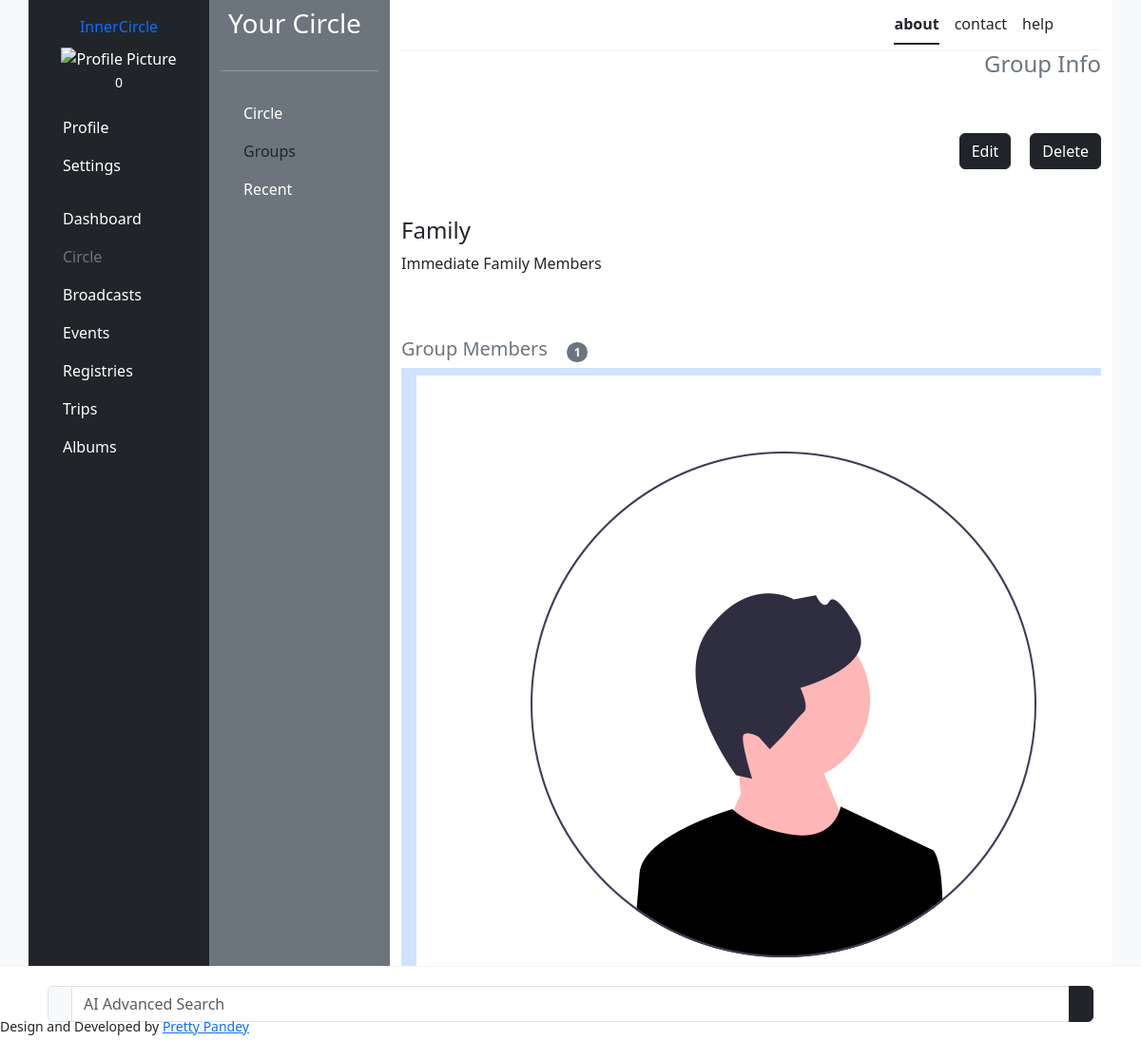
/group_detail/1/ (signed in), run on an earlier commit of the app's database.
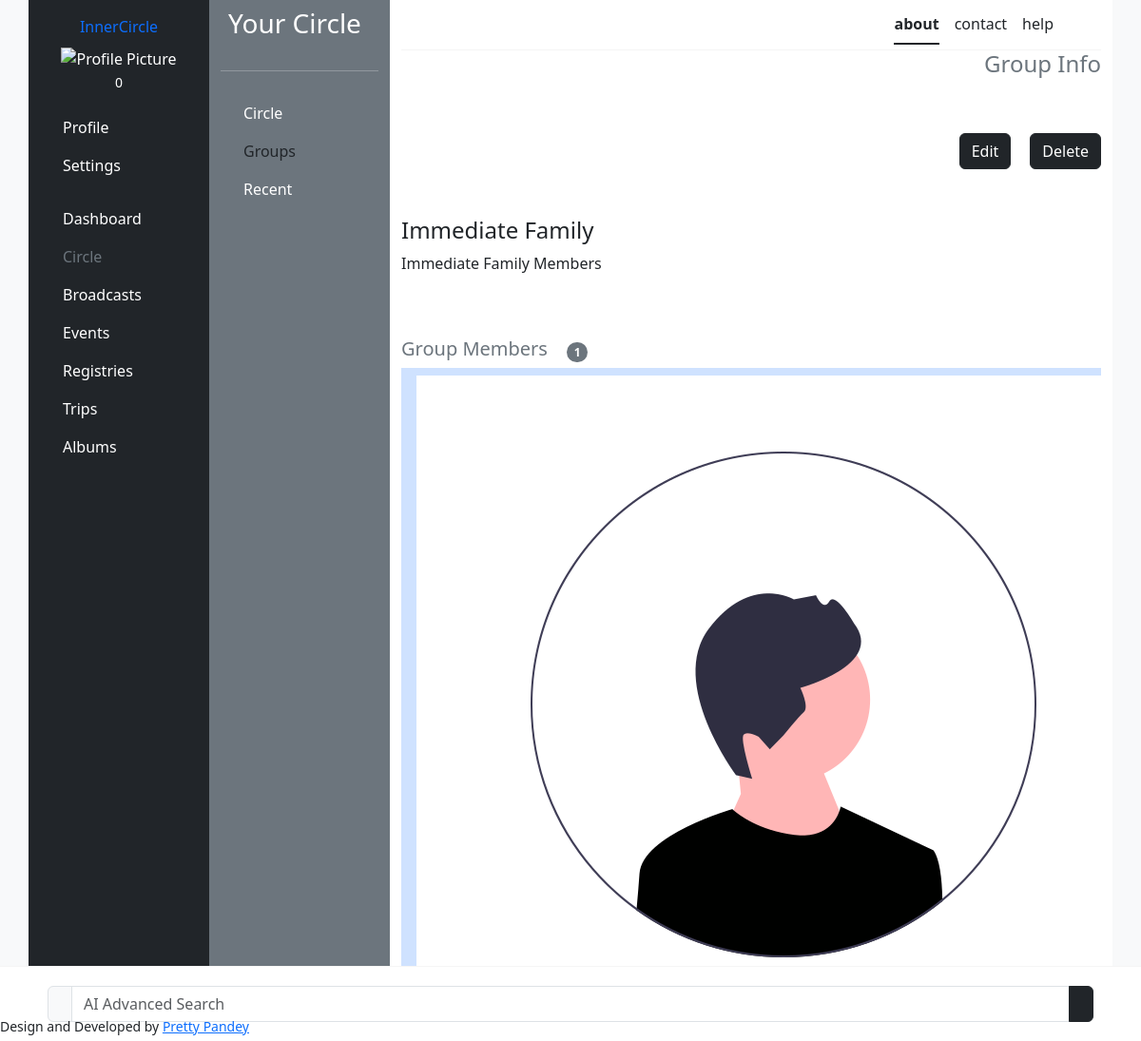
And on a later commit of the database.
### circle/models.py (models this page shows, shortened)
class Group(models.Model):
    user = models.ForeignKey(User, on_delete=models.CASCADE, related_name='member_groups')
    group_name = models.CharField(max_length=255)
    description = models.TextField()
    created = models.DateTimeField(auto_now_add=True)
    members = models.ManyToManyField('Member')
    class Meta:
        ordering = ['-group_name']

class Member(models.Model):
    user = models.ForeignKey(User, on_delete=models.CASCADE, related_name='circle_members')
    created = models.DateTimeField(auto_now_add=True)
    updated = models.DateTimeField(auto_now=True)
    name = models.CharField(max_length=255)
    email = models.EmailField()
    image = models.ImageField(upload_to='member_images/', default='')
    relationship = models.CharField(max_length=255)
    date_of_birth = models.DateField(null=True, blank=True)
    class Meta:
        ordering = ['-name']

### circle/views.py (the view)
# urls.py: path('group_detail/<str:group_id>/', views.group_detail, name='group_detail'),
@login_required(login_url='signIn')
def group_detail(request, group_id):
    template = 'circle/group_detail.html'
    group = Group.objects.get(pk=group_id)
    members = group.members.all()
    context = {
        'group': group,
        'members': members,
    }
    return render(request, template, context)

### users/templatetags/cache_bust.py (called while the page is built)
@register.simple_tag(name='cache_bust')
def cache_bust():
    if settings.DEBUG:
        version = uuid.uuid1()
    else:
        version = os.environ.get('PROJECT_VERSION')
        if version is None:
            version = '1'
    return '__v__={version}'.format(version=version)

### templates/circle/group_detail.html (shortened to what this page needs)
{% extends 'base.html' %}
{% load cache_bust %}
{% load static %}
{% load bootstrap_icons %}
{% block css %}<link rel="stylesheet" href="{% static 'scss/circle.scss' %}?{% cache_bust %}">{% endblock %}
{% block content %}
<section class="d-flex flex-column justify-content-between" style="gap: 50px">
    <div class="d-flex justify-content-between align-items-center" >
        <h4 class="text-secondary text-end">Group Info</h4>
    </div>
    <div class="d-flex justify-content-end" style="gap: 20px;">
        <a class="btn btn-dark" href="{% url 'edit_group' group.id %}">{% bs_icon 'pen-fill' %} Edit</a>
        <a class="btn btn-dark" href="{% url 'delete_group' group.id %}">{% bs_icon 'trash3-fill' %} Delete</a>
    </div>
    <div>
        <h4>{{ group.group_name }}</h4>
        <p>{{ group.description }}</p>
    </div>
    {% if group.members %}
    <div class="list-group list-group-flush">
        <div class="d-flex align-items-center" style="gap:20px">
            <h5 class="text-secondary">Group Members</h5>
            <span class="badge bg-secondary rounded-pill">{% bs_icon 'person' %}{{ group.members.count }}</span>
        </div>
            {% for member in group.members.all %}
            <a  href="{% url 'member_detail' member.id %}" class="list-group-item list-group-action d-flex justify-content-between align-items-center list-group-item-primary">
                <div class="d-flex" style="gap: 20px">
                    <img class="member-img-sm" src="{{ member.image.url }}" alt="Member Image">
                </div>
            </a>
            {% endfor %}
    </div>
    {% else %}
        <p class="text-secodary text-center">You have no circle members. <a href="{% url 'create_member' %}">Add people to your circle</a></p>
    {% endif %}
</section>
{% endblock %}

### templates/base.html (shortened to what this page needs)
{% load cache_bust %}
{% load static %}
{% load bootstrap5 %}
{% bootstrap_css %}
{% load bootstrap_icons %}
<!DOCTYPE html>
<html lang="en">
<head>
    <link rel="stylesheet" href="{% static 'bootstrap_icons/css/bootstrap_icons.css' %}">
    <link rel="stylesheet" href="{% static 'scss/main.scss' %}?{% cache_bust %}">
    <link rel="stylesheet" href="{% static 'scss/nav.scss' %}?{% cache_bust %}">
    <link rel="stylesheet" href="{% static 'scss/page-nav.scss' %}?{% cache_bust %}">
    {% block css %}{% endblock %}
</head>
<body class="bg-light">
    <div class="wrapper">
        {% with request.resolver_match.url_name as url_name %}
            {% if not url_name == 'signUp' and not url_name == 'signIn' %}
            <div class="container">
                <div class="row">
                    <div class="col bg-dark text-white main-nav">
                        {% include 'components/nav.html' %}
                    </div>
                    <div class="col bg-secondary text-white">
                        {% include 'components/page-nav.html' %}
                    </div>
                    <div class="col-8 bg-white page">
                        {% include 'components/page-footer.html' %}
                        <div class="page-content overflow-scroll">
                            {% block content %}
                            {% endblock %}
                        </div>
                        {% include 'components/search-bar.html' %}
                    </div>
                </div>
            </div>
            {% else %}
            {% block auth_content %}
                {% endblock %}
            {% endif %}
        {% endwith %}
    </div>
    {% include 'components/footer.html' %}
</body>
</html>

### templates/components/nav.html
{% load static %}
{% load bootstrap_icons %}
<div class="d-flex flex-column justify-content-between">
    <ul class="p-2 nav flex-column text-center">
        <li class="nav-item navbar-brand">
            <a href="{% url 'home' %}" class="nav-link">InnerCircle</a>
        </li>
        <li class="nav-item"><img src="{% static 'img/pic_female.png' %}" alt="Profile Picture"></li>
        <li class="nav-item"><small>{% bs_icon 'people-fill' %} 0</small></li>
    </ul>
    {% with request.resolver_match.url_name as url_name %}
    <ul class="p-2 nav flex-column">
        <li class="nav-item">
            <a href="{% url 'profile' pk=user %}" class="nav-link {% if url_name == 'profile' %}text-secondary{% else %}text-white{% endif %}">
                {% bs_icon 'person' %} Profile
            </a>
        </li>
        <li class="nav-item">
            <a href="{% url 'settings' %}" class="nav-link {% if url_name == 'settings' %}text-secondary{% else %}text-white{% endif %}">
                {% bs_icon 'gear' %} Settings
            </a>
        </li>
    </ul>
    <ul class="p-2 nav flex-column">
        <li class="nav-item">
            <a href="{% url 'home' %}"
            class="nav-link {% if url_name == 'home' %}text-secondary{% else %}text-white{% endif %}">
                {% bs_icon 'layout-wtf' %} Dashboard
            </a>
        </li>
        <li class="nav-item">
            <a href="{% url 'member_list' %}"
            class="nav-link {% if url_name == 'member_list' or url_name == 'member_detail' or url_name == 'create_member' or url_name == 'edit_member' or url_name == 'delete_member' or url_name == 'group_list' or url_name == 'group_detail' or url_name == 'create_group' or url_name == 'edit_group' or url_name == 'delete_group' %}
            text-secondary{% else %}text-white{% endif %}">
                {% bs_icon 'people' %} Circle
            </a>
        </li>
        <li class="nav-item">
            <a href="{% url 'settings' %}" class="nav-link {% if url_name == 'settings' %}text-secondary{% else %}text-white{% endif %}">
                {% bs_icon 'megaphone' %} Broadcasts
            </a>
        </li>
        <li class="nav-item">
            <a href="{% url 'event_list' %}" class="nav-link {% if url_name == 'event_list' or url_name == 'event_detail' or url_name == 'create_event' or url_name == 'update_event' or url_name == 'delete_event' %}text-secondary{% else %}text-white{% endif %}">
                {% bs_icon 'calendar-event' %} Events
            </a>
        </li>
        <li class="nav-item">
            <a href="{% url 'settings' %}" class="nav-link {% if url_name == 'settings' %}text-secondary{% else %}text-white{% endif %}">
                {% bs_icon 'card-list' %} Registries
            </a>
        </li>
        <li class="nav-item">
            <a href="{% url 'settings' %}" class="nav-link {% if url_name == 'settings' %}text-secondary{% else %}text-white{% endif %}">
                {% bs_icon 'airplane' %} Trips
            </a>
        </li>
        <li class="nav-item">
            <a href="{% url 'settings' %}" class="nav-link {% if url_name == 'settings' %}text-secondary{% else %}text-white{% endif %}">
                {% bs_icon 'collection' %} Albums
            </a>
        </li>
    </ul>
    {% endwith %}
</div>

### templates/components/page-nav.html (shortened to what this page needs)
{% load bootstrap_icons %}
<div class="d-flex flex-column page-nav">
{% with request.resolver_match.url_name as url_name %}
    {% if url_name == 'profile' %}
        <h5 class="p-2 text-center">Profile</h5>
        <hr>
        <ul class="p-2 nav">
            <li class="nav-item">
                <a href="{% url 'profile' pk=user %}" class="nav-link text-white">{% bs_icon 'person-circle' %} Profile Info</a>
            </li>
            <li class="nav-item">
                <a href="{% url 'settings' %}" class="nav-link text-white">{% bs_icon 'chat-dots' %} AI Chat</a>
            </li>
        </ul>
    {% elif url_name == 'member_list' or url_name == 'member_detail' or url_name == 'create_member' or url_name == 'group_list' or url_name == 'group_detail' or url_name == 'create_group' or url_name == 'edit_member' or url_name == 'delete_member' or url_name == 'edit_group' or url_name == 'delete_group' %}
        <h3 class="p-2">Your Circle</h3>
        <hr>
        <ul class="p-2 nav">
            <li class="nav-item">
                <a href="{% url 'member_list' %}"
                class="nav-link {% if url_name == 'member_list' or url_name == 'member_detail' or url_name == 'create_member' or url_name == 'edit_member' or url_name == 'delete_member' %}text-dark{% else %} text-white{% endif %}">
                {% bs_icon 'people' %} Circle</a>
            </li>
            <li class="nav-item">
                <a href="{% url 'group_list' %}"
                class="nav-link {% if url_name == 'group_list' or url_name == 'group_detail' or url_name == 'create_group' or url_name == 'edit_group' or url_name == 'delete_group' %}text-dark{% else %} text-white{% endif %}">{% bs_icon 'person-gear' %} Groups</a>
            </li>
            <li class="nav-item">
                <a href="" class="nav-link text-white">{% bs_icon 'person-heart' %} Recent</a>
            </li>
        </ul>
    {% endif %}
{% endwith %}
</div>

### templates/components/page-footer.html (shortened to what this page needs)
<div class="page-footer">
    <ul class="nav nav-underline justify-content-end">
        <li class="nav-item ">
            <a href="" class="nav-link text-dark active">about</a>
        </li>
        <li class="nav-item">
            <a href="" class="nav-link text-dark">contact</a>
        </li>
        <li class="nav-item">
            <a href="" class="nav-link text-dark">help</a>
        </li>
    </ul>
</div>

### templates/components/search-bar.html (shortened to what this page needs)
{% load bootstrap_icons %}
<div class="search-bar bg-white">
    <form action="" method="POST">
        <div class="input-group">
            <span class="input-group-text" id="addon-wrapping">{% bs_icon 'info-circle' %}</span>
            <input type="text" class="form-control" placeholder="AI Advanced Search">
            <button class="btn btn-dark" type="submit">{% bs_icon 'arrow-up-circle-fill' %}</button>
        </div>
    </form>
</div>

### templates/components/footer.html (shortened to what this page needs)
<footer>
    <small>Design and Developed by <a href="https://github.com/pandeypearl">Pretty Pandey</a></small>
</footer>

### templates/components/page-footer.html (style rules this page uses)
.page-footer { border-bottom: 1px solid whitesmoke; padding: 5px 50px; }

### templates/components/search-bar.html (style rules this page uses)
.search-bar { position: absolute; bottom: 0; right: 0; left: 0; border-top: 1px solid whitesmoke; }
form { margin: 20px 0; padding: 0 50px; }

### templates/components/footer.html (style rules this page uses)
footer { position: absolute; bottom: 5px; }

What changed in the data, as far as the page shows it:
changed Group "Immediate Family Members": group_name "Family" → "Immediate Family"
